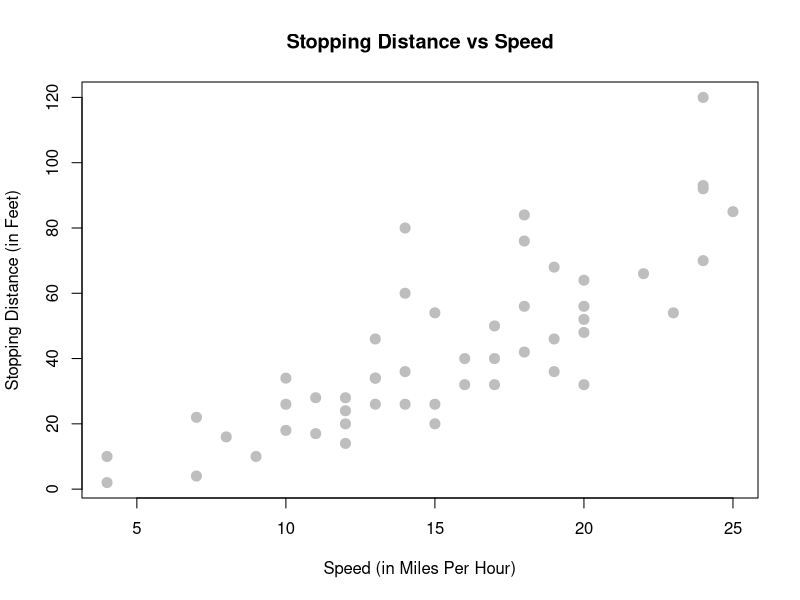
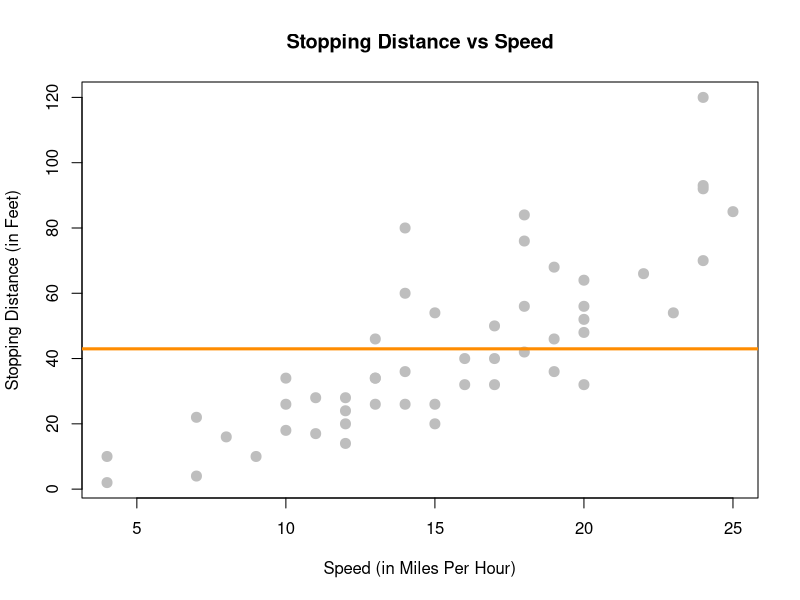
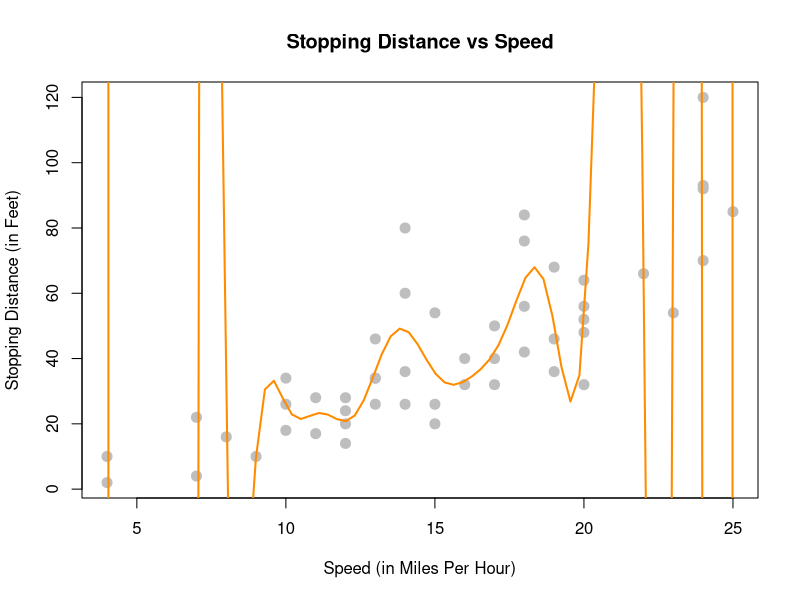
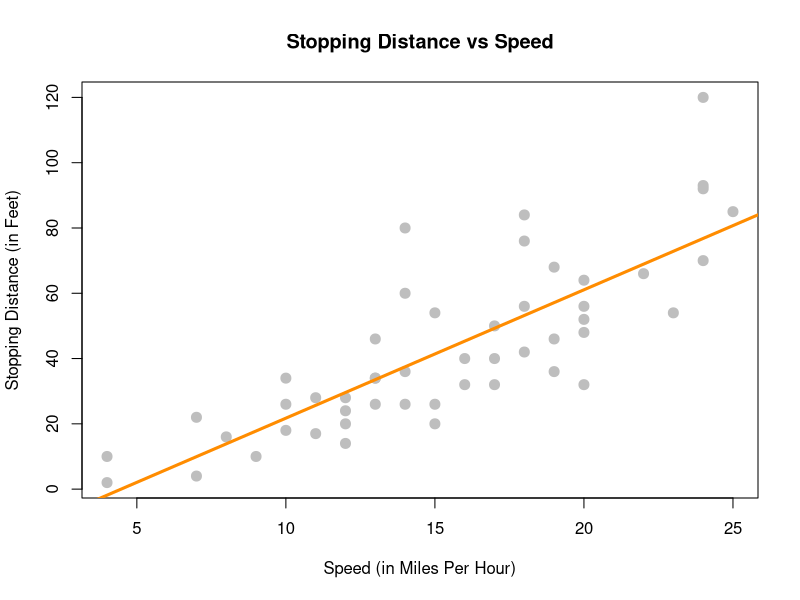
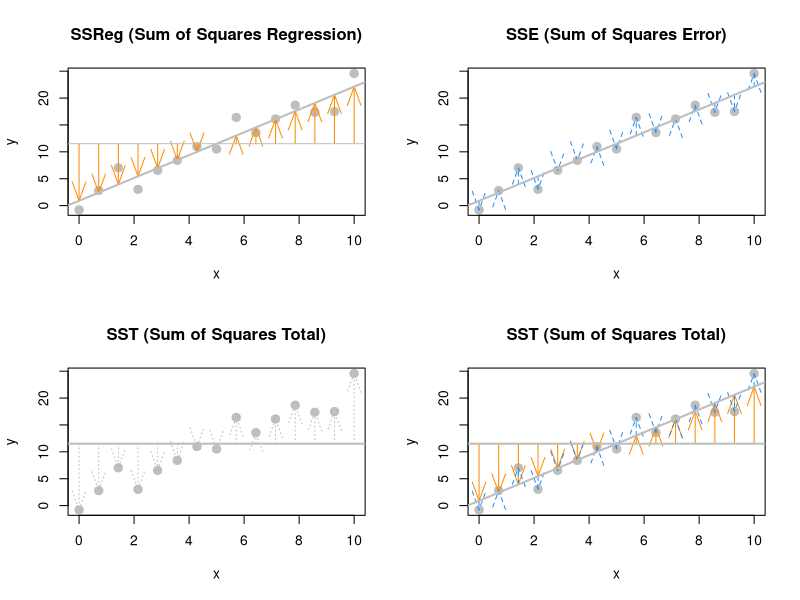
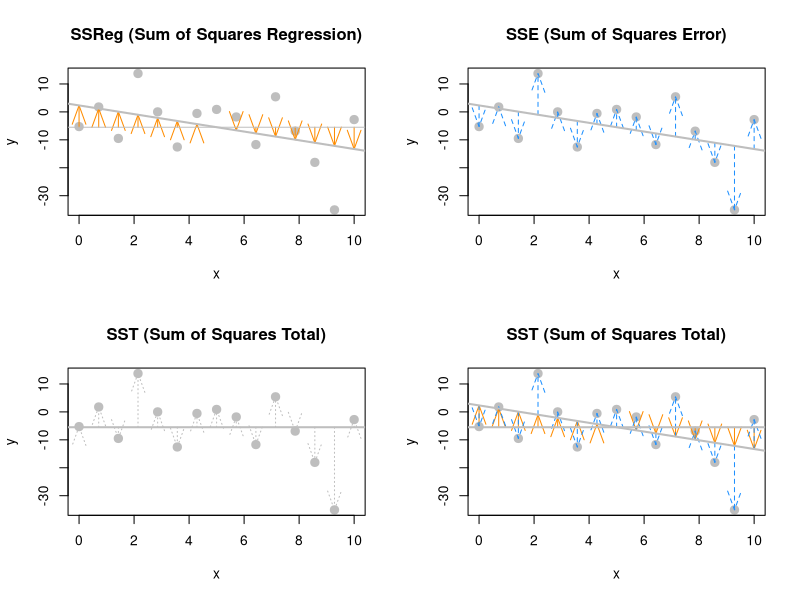
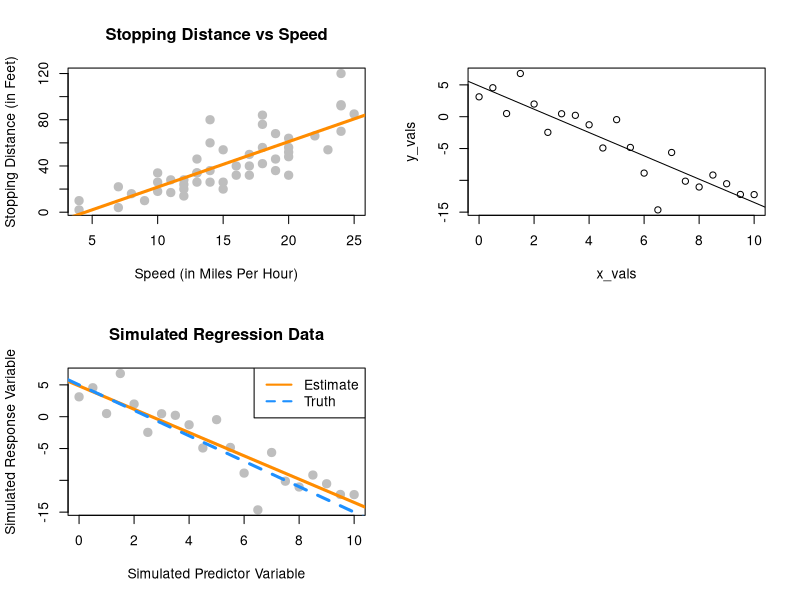

Recreate these plots in R, in order.
## ---- chunk 1
str(cars)
## ---- chunk 2
dim(cars)
nrow(cars)
ncol(cars)
## ---- chunk 3
plot(dist ~ speed, data = cars,
     xlab = "Speed (in Miles Per Hour)",
     ylab = "Stopping Distance (in Feet)",
     main = "Stopping Distance vs Speed",
     pch  = 20,
     cex  = 2,
     col  = "grey")
## ---- chunk 4
plot(dist ~ speed, data = cars,
     xlab = "Speed (in Miles Per Hour)",
     ylab = "Stopping Distance (in Feet)",
     main = "Stopping Distance vs Speed",
     pch  = 20,
     cex  = 2,
     col  = "grey")
underfit_model = lm(dist ~ 1, data = cars)
abline(underfit_model, lwd = 3, col = "darkorange")
## ---- chunk 5
overfit_model = lm(dist ~ poly(speed, 18), data = cars)
x = seq(-10, 50, length.out = 200)
plot(dist ~ speed, data = cars,
     xlab = "Speed (in Miles Per Hour)",
     ylab = "Stopping Distance (in Feet)",
     main = "Stopping Distance vs Speed",
     pch  = 20,
     cex  = 2,
     col  = "grey")
lines(x, predict(overfit_model, data.frame(speed = x)), lwd = 2, col = "darkorange")
## ---- chunk 6
stop_dist_model = lm(dist ~ speed, data = cars)
plot(dist ~ speed, data = cars,
     xlab = "Speed (in Miles Per Hour)",
     ylab = "Stopping Distance (in Feet)",
     main = "Stopping Distance vs Speed",
     pch  = 20,
     cex  = 2,
     col  = "grey")
abline(stop_dist_model, lwd = 3, col = "darkorange")
## ---- chunk 7
x = cars$speed
y = cars$dist
## ---- chunk 8
Sxy = sum((x - mean(x)) * (y - mean(y)))
Sxx = sum((x - mean(x)) ^ 2)
Syy = sum((y - mean(y)) ^ 2)
c(Sxy, Sxx, Syy)
## ---- chunk 9
beta_1_hat = Sxy / Sxx
beta_0_hat = mean(y) - beta_1_hat * mean(x)
c(beta_0_hat, beta_1_hat)
## ---- chunk 10
unique(cars$speed)
## ---- chunk 11
beta_0_hat + beta_1_hat * 8
## ---- chunk 12
8 %in% unique(cars$speed)
21 %in% unique(cars$speed)
## ---- chunk 13
min(cars$speed) < 21 & 21 < max(cars$speed)
## ---- chunk 14
beta_0_hat + beta_1_hat * 21
## ---- chunk 15
range(cars$speed)
range(cars$speed)[1] < 50 & 50 < range(cars$speed)[2] 
## ---- chunk 16
beta_0_hat + beta_1_hat * 50
## ---- chunk 17
which(cars$speed == 8)
cars[5, ]
cars[which(cars$speed == 8), ]
## ---- chunk 18
16 - (beta_0_hat + beta_1_hat * 8)
## ---- chunk 19
y_hat = beta_0_hat + beta_1_hat * x
e     = y - y_hat
n     = length(e)
s2_e  = sum(e^2) / (n - 2)
s2_e
## ---- chunk 20
s_e = sqrt(s2_e)
s_e
## ---- chunk 21
SST   = sum((y - mean(y)) ^ 2)
SSReg = sum((y_hat - mean(y)) ^ 2)
SSE   = sum((y - y_hat) ^ 2)
c(SST = SST, SSReg = SSReg, SSE = SSE)
## ---- chunk 22
SSE / (n - 2)
## ---- chunk 23
s2_e == SSE / (n - 2)
## ---- chunk 24
R2 = SSReg / SST
R2
## ---- chunk 25
generate_data = function(int = 1,
                         slope = 2,
                         sigma = 5,
                         n_obs = 15,
                         x_min = 0,
                         x_max = 10) {
  x = seq(x_min, x_max, length.out = n_obs)
  y = int + slope * x + rnorm(n_obs, 0, sigma)
  fit = lm(y ~ x)
  y_hat = fitted(fit)
  y_bar = rep(mean(y), n_obs)
  data.frame(x, y, y_hat, y_bar)
}

plot_total_dev = function(reg_data) {
  plot(reg_data$x, reg_data$y, main = "SST (Sum of Squares Total)", 
       xlab = "x", ylab = "y", pch = 20, cex = 2, col = "grey")
  arrows(reg_data$x, reg_data$y_bar,
         reg_data$x, reg_data$y,
         col = 'grey', lwd = 1, lty = 3, length = 0.2, angle = 20)
  abline(h = mean(reg_data$y), lwd = 2,col = "grey")
  # abline(lm(y ~ x, data = reg_data), lwd = 2, col = "grey")
}

plot_total_dev_prop = function(reg_data) {
  plot(reg_data$x, reg_data$y, main = "SST (Sum of Squares Total)", 
       xlab = "x", ylab = "y", pch = 20, cex = 2, col = "grey")
  arrows(reg_data$x, reg_data$y_bar,
         reg_data$x, reg_data$y_hat,
         col = 'darkorange', lwd = 1, length = 0.2, angle = 20)
  arrows(reg_data$x, reg_data$y_hat,
         reg_data$x, reg_data$y,
         col = 'dodgerblue', lwd = 1, lty = 2, length = 0.2, angle = 20)
  abline(h = mean(reg_data$y), lwd = 2,col = "grey")
  abline(lm(y ~ x, data = reg_data), lwd = 2, col = "grey")
}

plot_unexp_dev = function(reg_data) {
  plot(reg_data$x, reg_data$y, main = "SSE (Sum of Squares Error)",
       xlab = "x", ylab = "y", pch = 20, cex = 2, col = "grey")
  arrows(reg_data$x, reg_data$y_hat,
         reg_data$x, reg_data$y,
         col = 'dodgerblue', lwd = 1, lty = 2, length = 0.2, angle = 20)
  abline(lm(y ~ x, data = reg_data), lwd = 2, col = "grey")
}

plot_exp_dev = function(reg_data) {
  plot(reg_data$x, reg_data$y, main = "SSReg (Sum of Squares Regression)", 
  xlab = "x", ylab = "y", pch = 20, cex = 2, col = "grey")
  arrows(reg_data$x, reg_data$y_bar,
         reg_data$x, reg_data$y_hat,
         col = 'darkorange', lwd = 1, length = 0.2, angle = 20)
  abline(lm(y ~ x, data = reg_data), lwd = 2, col = "grey")
  abline(h = mean(reg_data$y), col = "grey")
}
## ---- chunk 26
set.seed(2)
plot_data = generate_data(sigma = 2)
## ---- chunk 27
par(mfrow = c(2, 2))
plot_exp_dev(plot_data)
plot_unexp_dev(plot_data)
plot_total_dev(plot_data)
plot_total_dev_prop(plot_data)
## ---- chunk 28
set.seed(1)
plot_data = generate_data(slope = -1.5, sigma = 10)
## ---- chunk 29
par(mfrow = c(2, 2))
plot_exp_dev(plot_data)
plot_unexp_dev(plot_data)
plot_total_dev(plot_data)
plot_total_dev_prop(plot_data)
## ---- chunk 30
stop_dist_model = lm(dist ~ speed, data = cars)
## ---- chunk 31
stop_dist_model
## ---- chunk 32
c(beta_0_hat, beta_1_hat)
## ---- chunk 33
plot(dist ~ speed, data = cars,
     xlab = "Speed (in Miles Per Hour)",
     ylab = "Stopping Distance (in Feet)",
     main = "Stopping Distance vs Speed",
     pch  = 20,
     cex  = 2,
     col  = "grey")
abline(stop_dist_model, lwd = 3, col = "darkorange")
## ---- chunk 34
names(stop_dist_model)
## ---- chunk 35
stop_dist_model$residuals
## ---- chunk 36
coef(stop_dist_model)
resid(stop_dist_model)
fitted(stop_dist_model)
## ---- chunk 37
summary(stop_dist_model)
## ---- chunk 38
names(summary(stop_dist_model))
## ---- chunk 39
summary(stop_dist_model)$r.squared
## ---- chunk 40
summary(stop_dist_model)$sigma
## ---- chunk 41
predict(stop_dist_model, newdata = data.frame(speed = 8))
## ---- chunk 42
predict(stop_dist_model, newdata = data.frame(speed = c(8, 21, 50)))
## ---- chunk 43
predict(stop_dist_model, newdata = cars)
# predict(stop_dist_model, newdata = data.frame(speed = cars$speed))
## ---- chunk 44
predict(stop_dist_model)
## ---- chunk 45
fitted(stop_dist_model)
## ---- chunk 46
num_obs = 21
beta_0  = 5
beta_1  = -2
sigma   = 3
## ---- chunk 47
set.seed(1)
epsilon = rnorm(n = num_obs, mean = 0, sd = sigma)
## ---- chunk 48
x_vals = seq(from = 0, to = 10, length.out = num_obs)
# set.seed(1)
# x_vals = runif(num_obs, 0, 10)
## ---- chunk 49
y_vals = beta_0 + beta_1 * x_vals + epsilon
## ---- chunk 50
sim_fit = lm(y_vals ~ x_vals)
coef(sim_fit)
## ---- chunk 51
plot(y_vals ~ x_vals)
abline(sim_fit)
## ---- chunk 52
sim_slr = function(x, beta_0 = 10, beta_1 = 5, sigma = 1) {
  n = length(x)
  epsilon = rnorm(n, mean = 0, sd = sigma)
  y = beta_0 + beta_1 * x + epsilon
  data.frame(predictor = x, response = y)
}
## ---- chunk 53
set.seed(1)
sim_data = sim_slr(x = x_vals, beta_0 = 5, beta_1 = -2, sigma = 3)
## ---- chunk 54
head(sim_data)
## ---- chunk 55
sim_fit = lm(response ~ predictor, data = sim_data)
coef(sim_fit)
## ---- chunk 56
plot(response ~ predictor, data = sim_data,
     xlab = "Simulated Predictor Variable",
     ylab = "Simulated Response Variable",
     main = "Simulated Regression Data",
     pch  = 20,
     cex  = 2,
     col  = "grey")
abline(sim_fit, lwd = 3, lty = 1, col = "darkorange")
abline(beta_0, beta_1, lwd = 3, lty = 2, col = "dodgerblue")
legend("topright", c("Estimate", "Truth"), lty = c(1, 2), lwd = 2,
       col = c("darkorange", "dodgerblue"))
## ---- chunk 57
sessionInfo()$basePkgs
## ---- chunk 58
names(sessionInfo()$otherPkgs)
## ---- chunk 59
names(sessionInfo()$loadedOnly)
